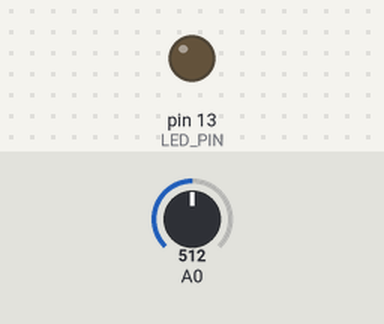
Bench run of a sketch on a simulated Arduino Uno, built with avr-gcc and run on an emulated ATmega328P. Shown: output pins drawn as LEDs (lit = HIGH). The inputs (shaded band) are chosen by the test bench; at power-on: A0 = 512.

Above: at 2.1 s.
2.2 s: A0 set to 20
At 2.8 s:
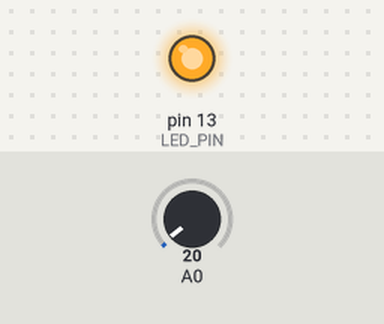
Timing chart, 0 to 8.1 s (numbered marks = the images above; inputs shaded):
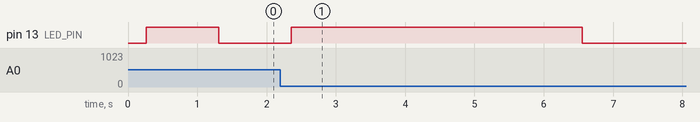

The sketch:

firm-sketch.ino
```cpp
#include <avr/io.h>
#include <avr/interrupt.h>

// Pin Definitions
#define LED_PIN PB5
#define TEMPERATURE_THRESHOLD 30

// Global Variables
volatile uint16_t adcValue;

// Timer1 Overflow Interrupt Service Routine
ISR(TIMER1_OVF_vect)
{
  // Reset the timer
  TCNT1 = 0;

  // Read ADC value
  ADCSRA |= (1 << ADSC); // Start ADC conversion
  while (ADCSRA & (1 << ADSC)); // Wait for conversion to complete

  adcValue = ADC; // Read 10-bit ADC value

  // Calculate temperature in degrees Celsius
  float temperature = (adcValue * 5.0 * 100.0) / 1024.0;

  // Control LED blinking rate based on temperature
  if (temperature < TEMPERATURE_THRESHOLD) {
    PORTB ^= (1 << LED_PIN); // Toggle LED every 250 ms
    TCCR1B = (1 << CS12) | (1 << CS10); // Set prescaler to 1024
  } else {
    PORTB ^= (1 << LED_PIN); // Toggle LED every 500 ms
    TCCR1B = (1 << CS12); // Set prescaler to 256
  }
}

void setup()
{
  // Set LED pin as an output
  DDRB = (1 << LED_PIN);

  // Setup ADC
  ADMUX = (1 << REFS0); // Set reference voltage to AVCC
  ADCSRA = (1 << ADEN) | (1 << ADPS2) | (1 << ADPS1) | (1 << ADPS0); // Enable ADC and set prescaler to 128

  // Setup Timer1
  TCCR1A = 0; // Normal mode
  TIMSK1 = (1 << TOIE1); // Enable overflow interrupt

  // Enable global interrupts
  sei();
}

void loop()
{
  // The main loop is empty as everything is handled by interrupts
}
```
